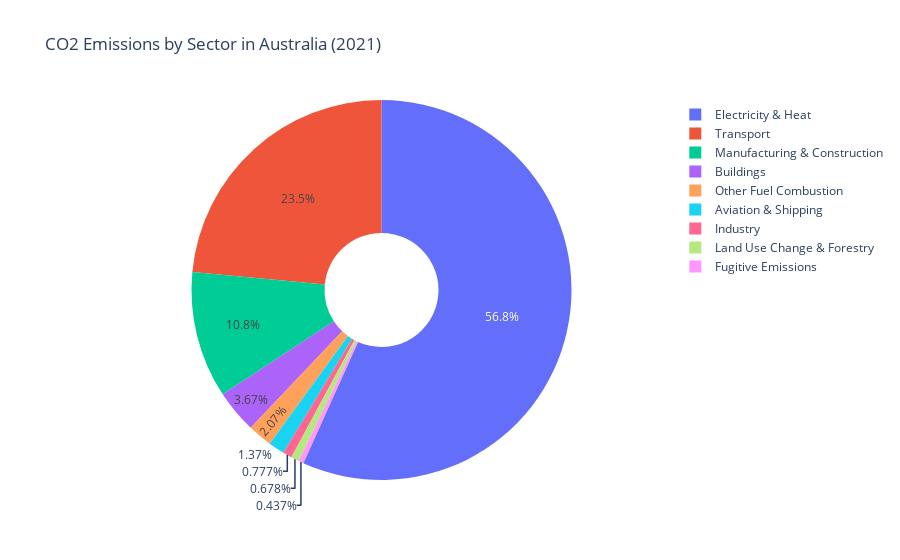

The code cell stored with this chart in its notebook:
### Code cell
sector_data = sector_percentages

labels = [
    'Buildings',
    'Industry',
    'Land Use Change & Forestry',
    'Other Fuel Combustion',
    'Transport',
    'Manufacturing & Construction',
    'Fugitive Emissions',
    'Electricity & Heat',
    'Aviation & Shipping'
]
values = sector_data.iloc[0].tolist()

# Use  hole  to create a donut-like pie chart
fig = go.Figure(data=[go.Pie(labels=labels, values=values, hole=.3)])

# Add title
fig.update_layout(title_text="CO2 Emissions by Sector in Australia (2021)")

fig.show()

### Figure 1 — Plotly figure (JSON) as saved in the notebook; plotly's stock layout.template omitted (floating-point values rounded to 4 significant figures)
{"data": [{"hole": 0.3, "labels": ["Buildings", "Industry", "Land Use Change & Forestry", "Other Fuel Combustion", "Transport", "Manufacturing & Construction", "Fugitive Emissions", "Electricity & Heat", "Aviation & Shipping"], "type": "pie", "values": [3.666, 0.7773, 0.6781, 2.072, 23.48, 10.77, 0.4369, 56.75, 1.367]}], "layout": {"title": {"text": "CO2 Emissions by Sector in Australia (2021)"}}}
